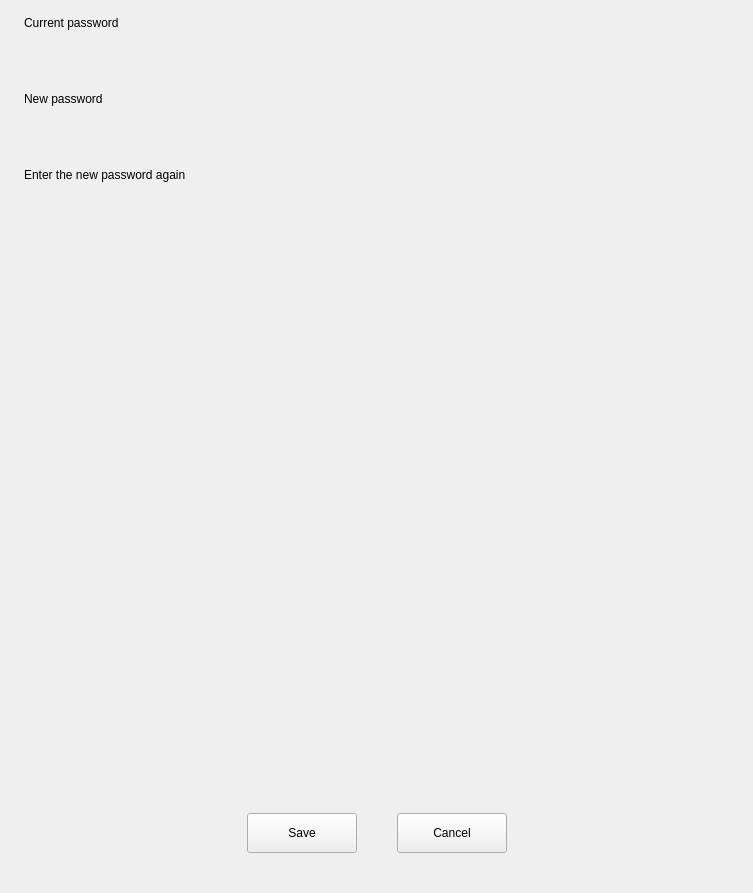
<?xml version="1.0" encoding="UTF-8"?>
<ui version="4.0">
 <class>UserInfoPage</class>
 <widget class="QWidget" name="UserInfoPage">
  <property name="geometry">
   <rect>
    <x>0</x>
    <y>0</y>
    <width>753</width>
    <height>893</height>
   </rect>
  </property>
  <property name="windowTitle">
   <string>Form</string>
  </property>
  <layout class="QVBoxLayout" name="verticalLayout">
   <property name="spacing">
    <number>0</number>
   </property>
   <property name="sizeConstraint">
    <enum>QLayout::SetMinimumSize</enum>
   </property>
   <property name="leftMargin">
    <number>24</number>
   </property>
   <property name="topMargin">
    <number>0</number>
   </property>
   <property name="rightMargin">
    <number>24</number>
   </property>
   <property name="bottomMargin">
    <number>0</number>
   </property>
   <item>
    <widget class="QStackedWidget" name="stackedWidget">
     <property name="sizePolicy">
      <sizepolicy hsizetype="Preferred" vsizetype="Preferred">
       <horstretch>0</horstretch>
       <verstretch>0</verstretch>
      </sizepolicy>
     </property>
     <property name="minimumSize">
      <size>
       <width>0</width>
       <height>200</height>
      </size>
     </property>
     <property name="currentIndex">
      <number>1</number>
     </property>
     <widget class="QWidget" name="page_userInfo">
      <layout class="QVBoxLayout" name="verticalLayout_2">
       <property name="spacing">
        <number>0</number>
       </property>
       <property name="sizeConstraint">
        <enum>QLayout::SetMinimumSize</enum>
       </property>
       <property name="leftMargin">
        <number>0</number>
       </property>
       <property name="topMargin">
        <number>0</number>
       </property>
       <property name="rightMargin">
        <number>0</number>
       </property>
       <property name="bottomMargin">
        <number>0</number>
       </property>
       <item>
        <spacer name="verticalSpacer">
         <property name="orientation">
          <enum>Qt::Vertical</enum>
         </property>
         <property name="sizeType">
          <enum>QSizePolicy::Fixed</enum>
         </property>
         <property name="sizeHint" stdset="0">
          <size>
           <width>20</width>
           <height>25</height>
          </size>
         </property>
        </spacer>
       </item>
       <item alignment="Qt::AlignHCenter">
        <widget class="UserAvatarWidget" name="avatar" native="true">
         <property name="sizePolicy">
          <sizepolicy hsizetype="Fixed" vsizetype="Fixed">
           <horstretch>0</horstretch>
           <verstretch>0</verstretch>
          </sizepolicy>
         </property>
         <property name="minimumSize">
          <size>
           <width>150</width>
           <height>150</height>
          </size>
         </property>
         <property name="maximumSize">
          <size>
           <width>150</width>
           <height>150</height>
          </size>
         </property>
        </widget>
       </item>
       <item>
        <spacer name="verticalSpacer_1">
         <property name="orientation">
          <enum>Qt::Vertical</enum>
         </property>
         <property name="sizeType">
          <enum>QSizePolicy::Fixed</enum>
         </property>
         <property name="sizeHint" stdset="0">
          <size>
           <width>20</width>
           <height>10</height>
          </size>
         </property>
        </spacer>
       </item>
       <item>
        <widget class="QLabel" name="label_name">
         <property name="font">
          <font>
           <family>Noto Sans CJK TC Light</family>
           <pointsize>15</pointsize>
          </font>
         </property>
         <property name="styleSheet">
          <string notr="true"/>
         </property>
         <property name="text">
          <string>Account</string>
         </property>
         <property name="alignment">
          <set>Qt::AlignCenter</set>
         </property>
        </widget>
       </item>
       <item>
        <spacer name="verticalSpacer_4">
         <property name="orientation">
          <enum>Qt::Vertical</enum>
         </property>
         <property name="sizeType">
          <enum>QSizePolicy::Fixed</enum>
         </property>
         <property name="sizeHint" stdset="0">
          <size>
           <width>20</width>
           <height>10</height>
          </size>
         </property>
        </spacer>
       </item>
       <item alignment="Qt::AlignHCenter">
        <widget class="KiranPushButton" name="btn_changePasswd">
         <property name="styleSheet">
          <string notr="true"/>
         </property>
         <property name="text">
          <string>Change password</string>
         </property>
         <property name="flat">
          <bool>true</bool>
         </property>
        </widget>
       </item>
       <item>
        <spacer name="verticalSpacer_5">
         <property name="orientation">
          <enum>Qt::Vertical</enum>
         </property>
         <property name="sizeType">
          <enum>QSizePolicy::Fixed</enum>
         </property>
         <property name="sizeHint" stdset="0">
          <size>
           <width>20</width>
           <height>16</height>
          </size>
         </property>
        </spacer>
       </item>
       <item>
        <widget class="QLabel" name="label_userID">
         <property name="text">
          <string>User id</string>
         </property>
        </widget>
       </item>
       <item>
        <spacer name="verticalSpacer_6">
         <property name="orientation">
          <enum>Qt::Vertical</enum>
         </property>
         <property name="sizeType">
          <enum>QSizePolicy::Fixed</enum>
         </property>
         <property name="sizeHint" stdset="0">
          <size>
           <width>20</width>
           <height>10</height>
          </size>
         </property>
        </spacer>
       </item>
       <item>
        <widget class="QLineEdit" name="edit_userID">
         <property name="enabled">
          <bool>false</bool>
         </property>
         <property name="minimumSize">
          <size>
           <width>0</width>
           <height>36</height>
          </size>
         </property>
         <property name="maximumSize">
          <size>
           <width>16777215</width>
           <height>36</height>
          </size>
         </property>
        </widget>
       </item>
       <item>
        <spacer name="verticalSpacer_7">
         <property name="orientation">
          <enum>Qt::Vertical</enum>
         </property>
         <property name="sizeType">
          <enum>QSizePolicy::Fixed</enum>
         </property>
         <property name="sizeHint" stdset="0">
          <size>
           <width>20</width>
           <height>16</height>
          </size>
         </property>
        </spacer>
       </item>
       <item>
        <widget class="QLabel" name="label_userType">
         <property name="text">
          <string>User type</string>
         </property>
        </widget>
       </item>
       <item>
        <spacer name="verticalSpacer_8">
         <property name="orientation">
          <enum>Qt::Vertical</enum>
         </property>
         <property name="sizeType">
          <enum>QSizePolicy::Fixed</enum>
         </property>
         <property name="sizeHint" stdset="0">
          <size>
           <width>20</width>
           <height>10</height>
          </size>
         </property>
        </spacer>
       </item>
       <item>
        <widget class="QComboBox" name="combo_userType">
         <property name="sizePolicy">
          <sizepolicy hsizetype="Expanding" vsizetype="Fixed">
           <horstretch>0</horstretch>
           <verstretch>0</verstretch>
          </sizepolicy>
         </property>
         <property name="minimumSize">
          <size>
           <width>0</width>
           <height>36</height>
          </size>
         </property>
         <property name="maximumSize">
          <size>
           <width>16777215</width>
           <height>36</height>
          </size>
         </property>
        </widget>
       </item>
       <item>
        <spacer name="verticalSpacer_9">
         <property name="orientation">
          <enum>Qt::Vertical</enum>
         </property>
         <property name="sizeType">
          <enum>QSizePolicy::Fixed</enum>
         </property>
         <property name="sizeHint" stdset="0">
          <size>
           <width>20</width>
           <height>16</height>
          </size>
         </property>
        </spacer>
       </item>
       <item>
        <widget class="QLabel" name="label_userStatus">
         <property name="text">
          <string>User status</string>
         </property>
        </widget>
       </item>
       <item>
        <layout class="QHBoxLayout" name="layout_userStatusSwitch">
         <property name="spacing">
          <number>0</number>
         </property>
         <property name="topMargin">
          <number>10</number>
         </property>
         <item>
          <spacer name="horizontalSpacer_9">
           <property name="orientation">
            <enum>Qt::Horizontal</enum>
           </property>
           <property name="sizeHint" stdset="0">
            <size>
             <width>40</width>
             <height>20</height>
            </size>
           </property>
          </spacer>
         </item>
        </layout>
       </item>
       <item>
        <spacer name="verticalSpacer_10">
         <property name="orientation">
          <enum>Qt::Vertical</enum>
         </property>
         <property name="sizeType">
          <enum>QSizePolicy::Fixed</enum>
         </property>
         <property name="sizeHint" stdset="0">
          <size>
           <width>20</width>
           <height>16</height>
          </size>
         </property>
        </spacer>
       </item>
       <item alignment="Qt::AlignLeft|Qt::AlignVCenter">
        <widget class="KiranPushButton" name="btn_authManager">
         <property name="sizePolicy">
          <sizepolicy hsizetype="Minimum" vsizetype="Fixed">
           <horstretch>0</horstretch>
           <verstretch>0</verstretch>
          </sizepolicy>
         </property>
         <property name="styleSheet">
          <string notr="true"/>
         </property>
         <property name="text">
          <string>auth manager</string>
         </property>
         <property name="flat">
          <bool>true</bool>
         </property>
        </widget>
       </item>
       <item>
        <spacer name="verticalSpacer_11">
         <property name="orientation">
          <enum>Qt::Vertical</enum>
         </property>
         <property name="sizeType">
          <enum>QSizePolicy::Fixed</enum>
         </property>
         <property name="sizeHint" stdset="0">
          <size>
           <width>20</width>
           <height>16</height>
          </size>
         </property>
        </spacer>
       </item>
       <item alignment="Qt::AlignLeft|Qt::AlignVCenter">
        <widget class="KiranPushButton" name="btn_passwdExpirationPolicy">
         <property name="styleSheet">
          <string notr="true"/>
         </property>
         <property name="text">
          <string>Password expiration policy</string>
         </property>
         <property name="flat">
          <bool>true</bool>
         </property>
        </widget>
       </item>
       <item>
        <spacer name="verticalSpacer_3">
         <property name="orientation">
          <enum>Qt::Vertical</enum>
         </property>
         <property name="sizeHint" stdset="0">
          <size>
           <width>20</width>
           <height>40</height>
          </size>
         </property>
        </spacer>
       </item>
       <item>
        <layout class="QHBoxLayout" name="userInfo_row_10">
         <property name="spacing">
          <number>0</number>
         </property>
         <property name="topMargin">
          <number>0</number>
         </property>
         <property name="bottomMargin">
          <number>0</number>
         </property>
         <item>
          <spacer name="horizontalSpacer_12">
           <property name="orientation">
            <enum>Qt::Horizontal</enum>
           </property>
           <property name="sizeHint" stdset="0">
            <size>
             <width>40</width>
             <height>20</height>
            </size>
           </property>
          </spacer>
         </item>
         <item>
          <widget class="AnimationPushButton" name="btn_saveProperty">
           <property name="sizePolicy">
            <sizepolicy hsizetype="Fixed" vsizetype="Fixed">
             <horstretch>0</horstretch>
             <verstretch>0</verstretch>
            </sizepolicy>
           </property>
           <property name="minimumSize">
            <size>
             <width>110</width>
             <height>40</height>
            </size>
           </property>
           <property name="maximumSize">
            <size>
             <width>110</width>
             <height>40</height>
            </size>
           </property>
           <property name="text">
            <string>Confirm</string>
           </property>
          </widget>
         </item>
         <item>
          <spacer name="horizontalSpacer_11">
           <property name="orientation">
            <enum>Qt::Horizontal</enum>
           </property>
           <property name="sizeType">
            <enum>QSizePolicy::Fixed</enum>
           </property>
           <property name="sizeHint" stdset="0">
            <size>
             <width>40</width>
             <height>20</height>
            </size>
           </property>
          </spacer>
         </item>
         <item>
          <widget class="AnimationPushButton" name="btn_deleteUser">
           <property name="sizePolicy">
            <sizepolicy hsizetype="Fixed" vsizetype="Fixed">
             <horstretch>0</horstretch>
             <verstretch>0</verstretch>
            </sizepolicy>
           </property>
           <property name="minimumSize">
            <size>
             <width>110</width>
             <height>40</height>
            </size>
           </property>
           <property name="maximumSize">
            <size>
             <width>110</width>
             <height>40</height>
            </size>
           </property>
           <property name="text">
            <string>Delete</string>
           </property>
          </widget>
         </item>
         <item>
          <spacer name="horizontalSpacer_13">
           <property name="orientation">
            <enum>Qt::Horizontal</enum>
           </property>
           <property name="sizeHint" stdset="0">
            <size>
             <width>40</width>
             <height>20</height>
            </size>
           </property>
          </spacer>
         </item>
        </layout>
       </item>
       <item>
        <spacer name="verticalSpacer_12">
         <property name="orientation">
          <enum>Qt::Vertical</enum>
         </property>
         <property name="sizeType">
          <enum>QSizePolicy::Fixed</enum>
         </property>
         <property name="sizeHint" stdset="0">
          <size>
           <width>20</width>
           <height>40</height>
          </size>
         </property>
        </spacer>
       </item>
      </layout>
     </widget>
     <widget class="QWidget" name="page_changePasswd">
      <layout class="QVBoxLayout" name="verticalLayout_3">
       <property name="spacing">
        <number>0</number>
       </property>
       <property name="leftMargin">
        <number>0</number>
       </property>
       <property name="topMargin">
        <number>0</number>
       </property>
       <property name="rightMargin">
        <number>0</number>
       </property>
       <property name="bottomMargin">
        <number>0</number>
       </property>
       <item>
        <widget class="QWidget" name="passwd_row_1" native="true">
         <layout class="QHBoxLayout" name="layout_passwd_row_1">
          <property name="spacing">
           <number>0</number>
          </property>
          <property name="leftMargin">
           <number>0</number>
          </property>
          <property name="topMargin">
           <number>16</number>
          </property>
          <property name="rightMargin">
           <number>0</number>
          </property>
          <property name="bottomMargin">
           <number>0</number>
          </property>
          <item>
           <widget class="QLabel" name="label_curPasswd">
            <property name="text">
             <string>Current password</string>
            </property>
           </widget>
          </item>
         </layout>
        </widget>
       </item>
       <item>
        <widget class="QWidget" name="passwd_row_2" native="true">
         <layout class="QHBoxLayout" name="layout_passwd_row_2">
          <property name="spacing">
           <number>0</number>
          </property>
          <property name="leftMargin">
           <number>0</number>
          </property>
          <property name="topMargin">
           <number>10</number>
          </property>
          <property name="rightMargin">
           <number>0</number>
          </property>
          <property name="bottomMargin">
           <number>0</number>
          </property>
          <item>
           <widget class="LineEditWithCheckIcon" name="editcheck_curpasswd" native="true">
            <property name="sizePolicy">
             <sizepolicy hsizetype="Preferred" vsizetype="Fixed">
              <horstretch>0</horstretch>
              <verstretch>0</verstretch>
             </sizepolicy>
            </property>
            <property name="minimumSize">
             <size>
              <width>0</width>
              <height>36</height>
             </size>
            </property>
            <property name="maximumSize">
             <size>
              <width>16777215</width>
              <height>40</height>
             </size>
            </property>
            <property name="accessibleName">
             <string>EditCurrentPasswd</string>
            </property>
           </widget>
          </item>
         </layout>
        </widget>
       </item>
       <item>
        <layout class="QHBoxLayout" name="passwd_row_3">
         <property name="spacing">
          <number>0</number>
         </property>
         <property name="topMargin">
          <number>16</number>
         </property>
         <item>
          <widget class="QLabel" name="label_newPassswd">
           <property name="text">
            <string>New password</string>
           </property>
          </widget>
         </item>
        </layout>
       </item>
       <item>
        <layout class="QHBoxLayout" name="passwd_row_4">
         <property name="spacing">
          <number>0</number>
         </property>
         <property name="topMargin">
          <number>10</number>
         </property>
         <item>
          <widget class="LineEditWithCheckIcon" name="editcheck_newPasswd" native="true">
           <property name="sizePolicy">
            <sizepolicy hsizetype="Preferred" vsizetype="Fixed">
             <horstretch>0</horstretch>
             <verstretch>0</verstretch>
            </sizepolicy>
           </property>
           <property name="minimumSize">
            <size>
             <width>0</width>
             <height>36</height>
            </size>
           </property>
           <property name="maximumSize">
            <size>
             <width>16777215</width>
             <height>40</height>
            </size>
           </property>
           <property name="accessibleName">
            <string>EditNewPasswd</string>
           </property>
          </widget>
         </item>
        </layout>
       </item>
       <item>
        <layout class="QHBoxLayout" name="passwd_row_5">
         <property name="spacing">
          <number>0</number>
         </property>
         <property name="topMargin">
          <number>16</number>
         </property>
         <item>
          <widget class="QLabel" name="label_confirmPasswd">
           <property name="text">
            <string>Enter the new password again</string>
           </property>
          </widget>
         </item>
        </layout>
       </item>
       <item>
        <layout class="QHBoxLayout" name="passwd_row_6">
         <property name="spacing">
          <number>0</number>
         </property>
         <property name="topMargin">
          <number>10</number>
         </property>
         <item>
          <widget class="LineEditWithCheckIcon" name="editcheck_confirmPasswd" native="true">
           <property name="sizePolicy">
            <sizepolicy hsizetype="Preferred" vsizetype="Fixed">
             <horstretch>0</horstretch>
             <verstretch>0</verstretch>
            </sizepolicy>
           </property>
           <property name="minimumSize">
            <size>
             <width>0</width>
             <height>36</height>
            </size>
           </property>
           <property name="maximumSize">
            <size>
             <width>16777215</width>
             <height>40</height>
            </size>
           </property>
           <property name="accessibleName">
            <string>EditNewPasswdAgain</string>
           </property>
          </widget>
         </item>
        </layout>
       </item>
       <item>
        <spacer name="verticalSpacer_2">
         <property name="orientation">
          <enum>Qt::Vertical</enum>
         </property>
         <property name="sizeHint" stdset="0">
          <size>
           <width>20</width>
           <height>40</height>
          </size>
         </property>
        </spacer>
       </item>
       <item>
        <layout class="QHBoxLayout" name="passwd_row_7">
         <property name="spacing">
          <number>0</number>
         </property>
         <property name="bottomMargin">
          <number>40</number>
         </property>
         <item>
          <spacer name="horizontalSpacer_15">
           <property name="orientation">
            <enum>Qt::Horizontal</enum>
           </property>
           <property name="sizeHint" stdset="0">
            <size>
             <width>40</width>
             <height>20</height>
            </size>
           </property>
          </spacer>
         </item>
         <item>
          <widget class="AnimationPushButton" name="btn_savePasswd">
           <property name="sizePolicy">
            <sizepolicy hsizetype="Fixed" vsizetype="Fixed">
             <horstretch>0</horstretch>
             <verstretch>0</verstretch>
            </sizepolicy>
           </property>
           <property name="minimumSize">
            <size>
             <width>110</width>
             <height>40</height>
            </size>
           </property>
           <property name="maximumSize">
            <size>
             <width>110</width>
             <height>40</height>
            </size>
           </property>
           <property name="accessibleName">
            <string>EditPasswdSave</string>
           </property>
           <property name="text">
            <string>Save</string>
           </property>
          </widget>
         </item>
         <item>
          <spacer name="horizontalSpacer_14">
           <property name="orientation">
            <enum>Qt::Horizontal</enum>
           </property>
           <property name="sizeType">
            <enum>QSizePolicy::Fixed</enum>
           </property>
           <property name="sizeHint" stdset="0">
            <size>
             <width>40</width>
             <height>20</height>
            </size>
           </property>
          </spacer>
         </item>
         <item>
          <widget class="QPushButton" name="btn_cancel">
           <property name="sizePolicy">
            <sizepolicy hsizetype="Fixed" vsizetype="Fixed">
             <horstretch>0</horstretch>
             <verstretch>0</verstretch>
            </sizepolicy>
           </property>
           <property name="minimumSize">
            <size>
             <width>110</width>
             <height>40</height>
            </size>
           </property>
           <property name="maximumSize">
            <size>
             <width>110</width>
             <height>40</height>
            </size>
           </property>
           <property name="accessibleName">
            <string>EditPasswdCancel</string>
           </property>
           <property name="text">
            <string>Cancel</string>
           </property>
          </widget>
         </item>
         <item>
          <spacer name="horizontalSpacer_16">
           <property name="orientation">
            <enum>Qt::Horizontal</enum>
           </property>
           <property name="sizeHint" stdset="0">
            <size>
             <width>40</width>
             <height>20</height>
            </size>
           </property>
          </spacer>
         </item>
        </layout>
       </item>
      </layout>
     </widget>
    </widget>
   </item>
  </layout>
 </widget>
 <customwidgets>
  <customwidget>
   <class>UserAvatarWidget</class>
   <extends>QWidget</extends>
   <header location="global">user-avatar-widget.h</header>
   <container>1</container>
  </customwidget>
  <customwidget>
   <class>LineEditWithCheckIcon</class>
   <extends>QWidget</extends>
   <header location="global">lineedit-with-checkicon/lineedit-with-checkicon.h</header>
   <container>1</container>
  </customwidget>
  <customwidget>
   <class>AnimationPushButton</class>
   <extends>QPushButton</extends>
   <header location="global">animation-push-button/animation-push-button.h</header>
  </customwidget>
  <customwidget>
   <class>KiranPushButton</class>
   <extends>QPushButton</extends>
   <header location="global">kiran-push-button.h</header>
  </customwidget>
 </customwidgets>
 <resources/>
 <connections/>
</ui>
